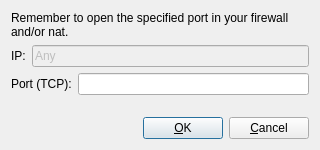
<?xml version="1.0" encoding="UTF-8"?>
<ui version="4.0">
 <class>NetworkServerDialog</class>
 <widget class="QDialog" name="NetworkServerDialog">
  <property name="geometry">
   <rect>
    <x>0</x>
    <y>0</y>
    <width>320</width>
    <height>150</height>
   </rect>
  </property>
  <property name="windowTitle">
   <string>Connect as server</string>
  </property>
  <layout class="QVBoxLayout" name="verticalLayout">
   <item>
    <widget class="QLabel" name="label_3">
     <property name="text">
      <string>Remember to open the specified port in your firewall and/or nat.</string>
     </property>
     <property name="textFormat">
      <enum>Qt::AutoText</enum>
     </property>
     <property name="scaledContents">
      <bool>false</bool>
     </property>
     <property name="alignment">
      <set>Qt::AlignLeading|Qt::AlignLeft|Qt::AlignVCenter</set>
     </property>
     <property name="wordWrap">
      <bool>true</bool>
     </property>
    </widget>
   </item>
   <item>
    <layout class="QHBoxLayout" name="horizontalLayout_2">
     <item>
      <widget class="QLabel" name="label">
       <property name="text">
        <string>IP:</string>
       </property>
      </widget>
     </item>
     <item>
      <widget class="QLineEdit" name="ipLineEdit">
       <property name="enabled">
        <bool>false</bool>
       </property>
       <property name="text">
        <string>Any</string>
       </property>
      </widget>
     </item>
    </layout>
   </item>
   <item>
    <layout class="QHBoxLayout" name="horizontalLayout_3">
     <item>
      <widget class="QLabel" name="label_2">
       <property name="text">
        <string>Port (TCP):</string>
       </property>
      </widget>
     </item>
     <item>
      <widget class="QLineEdit" name="portLineEdit"/>
     </item>
    </layout>
   </item>
   <item>
    <spacer name="verticalSpacer">
     <property name="orientation">
      <enum>Qt::Vertical</enum>
     </property>
     <property name="sizeHint" stdset="0">
      <size>
       <width>20</width>
       <height>2</height>
      </size>
     </property>
    </spacer>
   </item>
   <item>
    <layout class="QHBoxLayout" name="horizontalLayout">
     <item>
      <spacer name="horizontalSpacer">
       <property name="orientation">
        <enum>Qt::Horizontal</enum>
       </property>
       <property name="sizeHint" stdset="0">
        <size>
         <width>20</width>
         <height>20</height>
        </size>
       </property>
      </spacer>
     </item>
     <item>
      <widget class="QPushButton" name="okButton">
       <property name="minimumSize">
        <size>
         <width>65</width>
         <height>0</height>
        </size>
       </property>
       <property name="text">
        <string>&amp;OK</string>
       </property>
      </widget>
     </item>
     <item>
      <widget class="QPushButton" name="cancelButton">
       <property name="minimumSize">
        <size>
         <width>65</width>
         <height>0</height>
        </size>
       </property>
       <property name="text">
        <string>&amp;Cancel</string>
       </property>
      </widget>
     </item>
    </layout>
   </item>
  </layout>
 </widget>
 <resources/>
 <connections/>
</ui>
